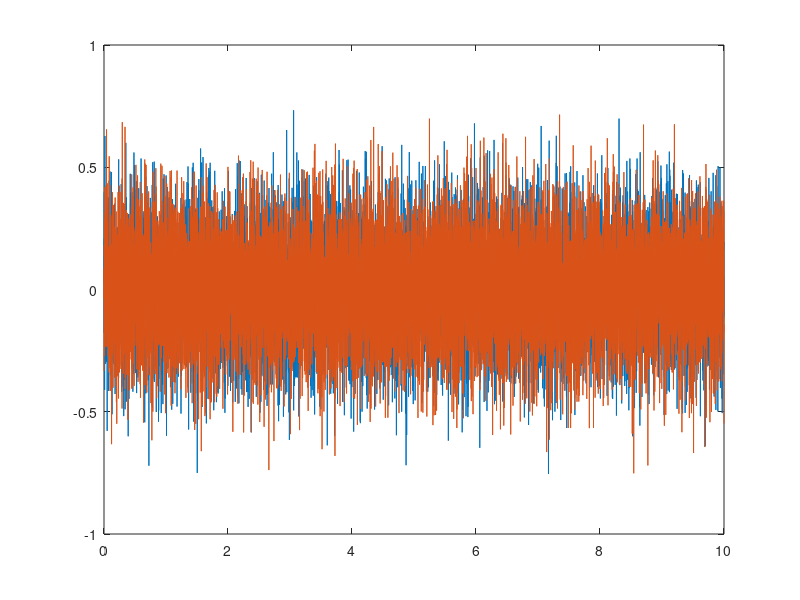

Reproduce this figure in MATLAB. (Note: this script raises an error after producing the figure.)
function audioMain(ax)
%AUDIOMAIN Summary of this function goes here
%   Detailed explanation goes here

if nargin == 0 % test
    Fs = 1000;
    T = (0:10*Fs) / Fs;
    X = 0.2 * randn(2, length(T));
    ax = axes(figure);
    plot(ax, T, X);
end


%% data
ax = findAxesAudio(ax);

linesAx = findobj(ax, 'Type', 'line');
if isempty(linesAx)
    warning('no line on axis');
    return
end
T = get(linesAx(1), 'XData');
X = get(linesAx(1), 'YData');
for k_l = 2:length(linesAx)
    if isequal(T, get(linesAx(k_l), 'XData'))
        X = [X; get(linesAx(k_l), 'YData')];
    end
end

%% axes
linkedAxes = [ax, findLinkedAxesAudio()];
[initFcn, updateFcn, closeFcn] = audioTimeOnAxes(linkedAxes);

%% audio
audioPlayer(T, X, initFcn, updateFcn, closeFcn);


end
